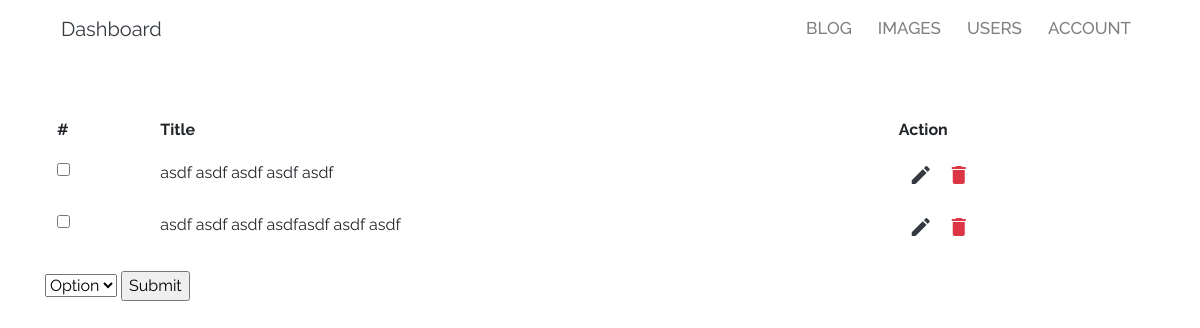
Screenshot of /dashboard/blog (signed in) with the database file from the repository.
### app/models.py (models this page shows, shortened)
class BaseModel:
    def save(self):
        db.session.add(self)
        self.__commit()

class Post(db.Model, BaseModel):
    __tablename__ = 'posts'
    id = db.Column(db.Integer, primary_key=True, unique=True)
    title = db.Column(db.String(125), nullable=False)
    content = db.Column(db.Text, nullable=False)
    image_name = db.Column(db.String(125))
    created_at = db.Column(db.DateTime, default=datetime.utcnow)
    slug_uri = db.Column(db.String(120))
    user_id = db.Column(db.Integer, db.ForeignKey('users.id'))
    post_cat = db.relationship('Category', secondary=post_tags, backref=db.backref('postingan', lazy='dynamic'))

### app/dashboard/views.py (the view, shortened to what this page needs)
@dash.route('/blog', methods=['GET','POST'])
@login_required
def blog():
    if not current_user.is_admin:
        posts = Post.query.filter_by(user_id=current_user.id).all()
    else:
        posts = Post.query.all()
    return render_template('dashboard/blog.html', posts=posts)

### app/models.py (called while the page is built)
@login_manager.user_loader
def load_user(id):
    return User.query.get(id)

### app/templates/dashboard/blog.html (shortened to what this page needs)
<html>
    <head>
        {% include 'head.html' %}
    </head>
<body>
    {% include 'dashboard/menu.html' %}
    <form method='POST'>
        <table class='table table-responsive-sm table-borderless'>
            <thead>
                <tr>
                    <th>#</th>
                    <th>Title</th>
                    <th>Action</th>
                </tr>
            </thead>
            <tbody>
                {% for post in posts %}
                <tr>
                    <td>
                        <input type='checkbox' name='checked[]' value='{{post.id}}'>
                    </td>
                    <td>{{post.title}}</td>
                    <td>
                        <a href='{{url_for("dashboard.edit_blog", blog_id=post.id)}}' class='item-menu'>
                            <span class='material-icons text-dark'>create</span>
                        </a>
                        <a href='{{url_for("dashboard.delete_blog", blog_id=post.id)}}' class='item-menu text-danger'>
                            <span class='material-icons'>delete</span>
                        </a>
                    </td>
                </tr>
                {% endfor %}
            </tbody>
        </table>
        <select name='opt'>
            <option selected>Option</option>
        </select>
        <input type='submit' value='Submit'>
    </form>
</body>
</html>

### app/static/css/style.css (style rules this page uses)
* { font-family: 'Raleway', sans-serif; }

### app/static/css/dash.css (style rules this page uses)
.table a { text-decoration: none; }
.table .item-menu { margin-left: 10px; }

### rows the page displays
Post: title "asdf asdf asdf asdf asdf"
Post: title "asdf asdf asdf asdfasdf asdf asdf"
